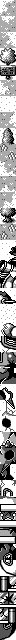

Tiled map render using the project's own tile images. Description and the whole map definition, tile-layer contents included, below:
An orthogonal 2x80 tile map with 8x8 px tiles, 1 tile layer (metatiles), 3 tilesets.

<map height="80" orientation="orthogonal" renderorder="right-down" tileheight="8" tilewidth="8" width="2">
	<tileset firstgid="1" tilewidth="8" tileheight="8">
		<image source="../../../gfx/tilesets/image_16_4c50.png" />
	</tileset>
	<tileset firstgid="55" tilewidth="8" tileheight="8">
		<image source="../../../gfx/tilesets/gfx_017_739e.png" />
	</tileset>
	<tileset firstgid="129" tilewidth="8" tileheight="8">
		<image source="../../../gfx/tilesets/gfx_017_783e.png" />
	</tileset>
	<layer height="80" id="1" name="metatiles" width="2">
		<data encoding="csv">
2, 4,
3, 5,
6, 8,
7, 9,
10, 12,
11, 13,
14, 16,
15, 17,
18, 20,
19, 21,
22, 24,
23, 25,
26, 28,
27, 29,
30, 31,
7, 32,
33, 35,
34, 36,
37, 38,
7, 39,
40, 42,
41, 43,
30, 38,
44, 45,
30, 47,
46, 48,
49, 51,
50, 52,
30, 39,
37, 53,
55, 57,
56, 58,
59, 61,
60, 62,
63, 65,
64, 66,
67, 69,
68, 70,
71, 71,
71, 71,
72, 74,
73, 75,
76, 78,
77, 79,
80, 82,
81, 83,
84, 86,
85, 87,
88, 90,
89, 91,
92, 94,
93, 95,
96, 98,
97, 99,
100, 102,
101, 103,
104, 106,
105, 107,
108, 110,
109, 111,
112, 114,
113, 115,
116, 118,
117, 119,
120, 121,
119, 119,
122, 123,
119, 124,
125, 127,
126, 128,
129, 131,
130, 132,
133, 135,
134, 136,
137, 139,
138, 140,
141, 133,
142, 134,
143, 145,
144, 146</data>
	</layer>
</map>
